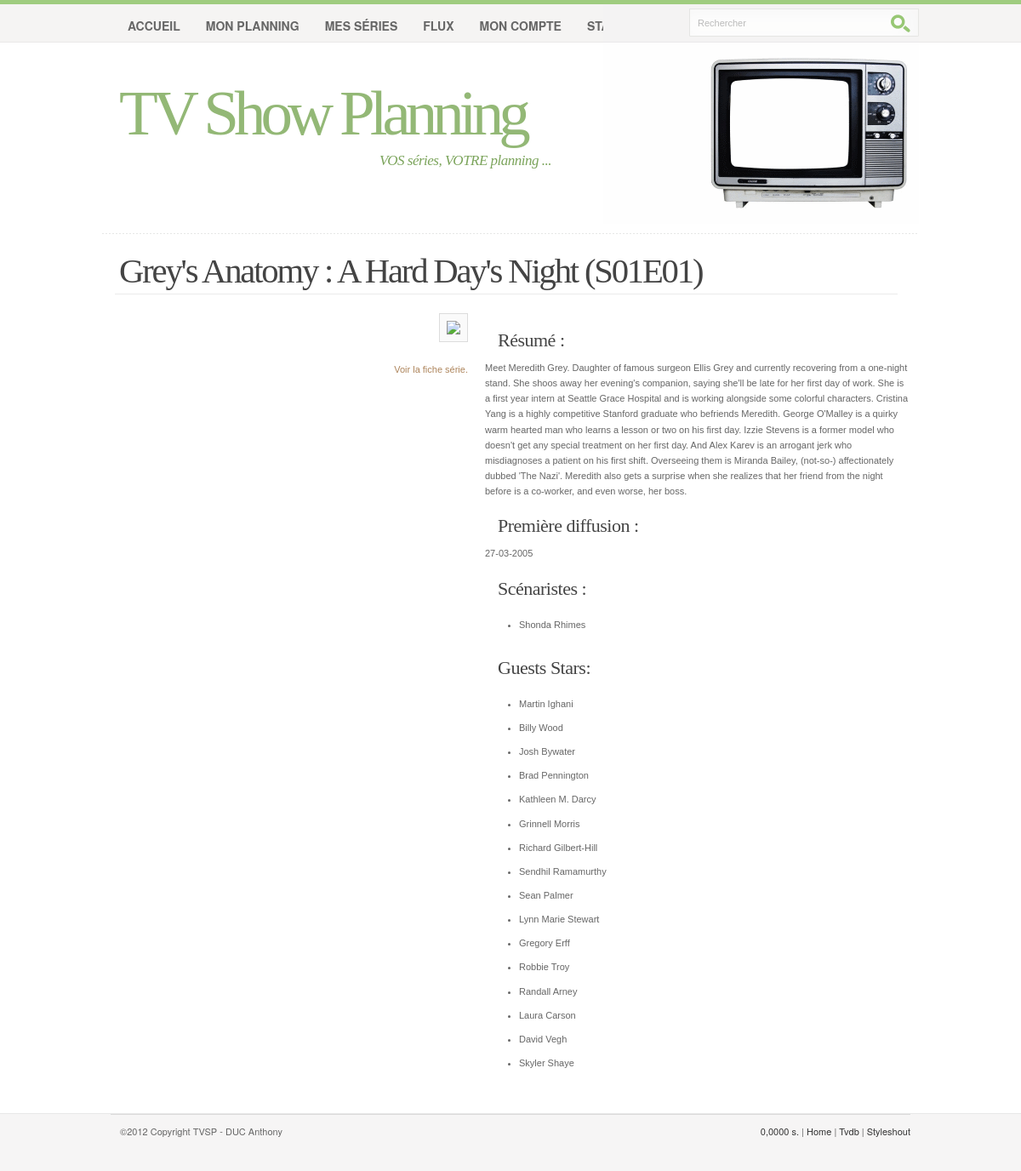
/episode.php?id=127738, run on the app's committed database.
### tables this page shows
CREATE TABLE IF NOT EXISTS `t_episode` (
  `idt_episode` int(11) NOT NULL,
  `Combined_episodenumber` float DEFAULT NULL,
  `Combined_season` float DEFAULT NULL,
  `Director` varchar(45) DEFAULT NULL,
  `EpImgFlag` int(11) DEFAULT NULL,
  `EpisodeName` varchar(45) DEFAULT NULL,
  `EpisodeNumber` int(11) DEFAULT NULL,
  `FirstAired` date DEFAULT NULL,
  `GuestStars` text,
  `IMDB_ID` varchar(45) DEFAULT NULL,
  `Language` varchar(2) DEFAULT NULL,
  `Overview` text,
  `ProductionCode` int(11) DEFAULT NULL,
  `Rating` float DEFAULT NULL,
  `RatingCount` int(11) DEFAULT NULL,
  `SeasonNumber` int(11) DEFAULT NULL,
  `Writer` varchar(45) DEFAULT NULL,
  `absolute_number` int(11) DEFAULT NULL,
  `filename` varchar(45) DEFAULT NULL,
  `lastupdated` bigint(20) DEFAULT NULL,
  `seasonid` bigint(20) DEFAULT NULL,
  `seriesid` bigint(20) NOT NULL,
  `timestampSrvLastUpdate` bigint(20) DEFAULT NULL,
  PRIMARY KEY (`idt_episode`,`seriesid`),
  KEY `fk_t_episode_t_shows1` (`seriesid`)
);

CREATE TABLE IF NOT EXISTS `t_shows` (
  `idt_shows` bigint(20) NOT NULL,
  `SeriesName` varchar(50) NOT NULL,
  `Airs_Time` varchar(10) DEFAULT NULL,
  `ContentRating` varchar(20) DEFAULT NULL,
  `FirstAired` date DEFAULT NULL,
  `IMDB_ID` varchar(15) DEFAULT NULL,
  `Language` varchar(2) DEFAULT NULL,
  `Network` varchar(20) DEFAULT NULL,
  `NetworkID` int(11) DEFAULT NULL,
  `Overview` text,
  `SeriesID` int(11) DEFAULT NULL,
  `Runtime` int(11) DEFAULT NULL,
  `banner` varchar(50) DEFAULT NULL,
  `fanart` varchar(50) DEFAULT NULL,
  `lastupdated` bigint(20) DEFAULT NULL,
  `poster` varchar(50) DEFAULT NULL,
  `Airs_DayOfWeek` varchar(15) DEFAULT NULL,
  `Rating` float DEFAULT NULL,
  `RatingCount` int(11) DEFAULT NULL,
  `Status` varchar(45) DEFAULT NULL,
  `added` date DEFAULT NULL,
  `timestampSrvLastUpdate` bigint(20) DEFAULT NULL,
  PRIMARY KEY (`idt_shows`)
);

### class/cApi.php (called while the page is built, shortened)
<?php
    class cApi
    {
        public $t_mirrors = array();
        private $host="";
	private $user="";
	private $passwd="";
        public function __construct() {
	    if($_SERVER['HTTP_HOST']=='127.0.0.1'){
		$this->host= "localhost";
		$this->user="root";
		$this->passwd="root";
		$this->base="tvsp";
		$this->online=false;
	    }else{
		$this->host= "mysql51-60.perso";
		$this->user="tvshowpltvsp";
		$this->passwd="tn5Ij2i7";
		$this->base="tvshowpltvsp";
	    }
	    $this->con= mysql_connect($this->host,$this->user,$this->passwd) or die("Connexion");
        }
	public function retrieveEpName($id){
	    $result = mysql_query("SELECT `EpisodeName` FROM `t_episode` WHERE `idt_episode` = '".$id."'");
	    while($row = mysql_fetch_array($result)){
		return $row['EpisodeName'];
	    }
	}
	public function retrieveEpImg($id){
	    $imgDir='epImgs/';
		$resEpHasImg=mysql_query("SELECT `filename` FROM `t_episode` WHERE `idt_episode`='".$id."';");
		while($rowEpHasImg = mysql_fetch_array($resEpHasImg)){
		    if(!empty($rowEpHasImg['filename'])){
			if(!file_exists($imgDir.$id.'.jpg')){
			    if(!$this->t_mirrors){
				@$this->retrieveMirrors;
			    }
			    if(!$this->t_mirrors){
				return $imgDir.'/default.png';
			    }
			    $path=$this->t_mirrors[0].'/banners/'.$rowEpHasImg['filename'];
			    file_put_contents($imgDir.'/'.$id.'.jpg', file_get_contents($path));
			    return $imgDir.$id.'.jpg';
			}else{
			    return $imgDir.$id.'.jpg';
			}
		    }else{
			return 'epImgs/default.png';
		    }
		}
	}
    }
?>

### includes.php (called while the page is built, shortened)
<?php
    include("./class/cApi.php");
    $myAPI=new cApi();
?>

### episode.php (the view, shortened to what this page needs)
<?php include('./includes.php');?>
<!DOCTYPE html PUBLIC "-//W3C//DTD XHTML 1.0 Strict//EN" "http://www.w3.org/TR/xhtml1/DTD/xhtml1-strict.dtd">
<html xmlns="http://www.w3.org/1999/xhtml" xml:lang="fr" lang="fr">
<head>
<link rel="stylesheet" type="text/css" media="screen" href="css/screen.css" />
</head>
<body>
	<div id="header-wrap"><div id="header" class="container_16">
		<h1 id="logo-text"><a href="index.php" title="">TV Show Planning</a></h1>
		<p id="intro">VOS s&eacute;ries, VOTRE planning ...</p>
		<div  id="nav">
			<ul>
				<li><a href="./index.php">Accueil</a></li>
                                <li><a href="./planning.php">Mon planning</a></li>
				<li><a href="./series.php">Mes s&eacute;ries</a></li>
				<li><a href="./flux.php">Flux</a></li>
				<li><a href="./compte.php">Mon compte</a></li>
				<li><a href="./stats.php">Stats</a></li>
			</ul>
		</div>
		<div id="header-image"></div>
		<?php include('./searchBox.php');?>
	</div></div>
	<div id="content-outer"><div id="content-wrapper" class="container_16">
		<?php
                    $sName=$myAPI->retrieveEpName($_GET['id']);
                    echo '<div id="main" class="grid_16">';
                        if(!empty($_GET['id'])){
                            $res=mysql_query("SELECT s.idt_shows, s.SeriesName, e.EpisodeNumber, e.SeasonNumber FROM t_shows s, t_episode e WHERE e.idt_episode='".$_GET['id']."' and e.seriesid=s.`idt_shows`");
                            while($row = mysql_fetch_array($res)){
                                $idt_shows=$row['idt_shows'];
                                $sNo=$row['SeasonNumber'];
				if($sNo<10){
                                    $sNo='0'.$row['SeasonNumber'];
				}
				$epNo=$row['EpisodeNumber'];
				if($epNo<10){
				    $epNo='0'.$row['EpisodeNumber'];
				}
                                echo '<h2>'.$row['SeriesName'].' : '.$sName.' (S'.$sNo.'E'.$epNo.')</h2>';
                                echo '<h3></h3>';
                            }
                        }
                    echo '</div>';
                    echo '<div id="main" style="text-align:right; width: 420px; display: inline; float: left; margin-left: 10px; margin-right: 10px;"><img src="'.$myAPI->retrieveEpImg($_GET['id']).'" />';
                    echo '<br /><br /><a href="./oneSerie.php?id='.$idt_shows.'">Voir la fiche s&eacute;rie.</a>';
                    echo '</div>';
                    echo '<div id="main" style="width: 500px; display: inline; float: left; margin-left: 10px; margin-right: 10px;">';
                    $resEpInfos=mysql_query("SELECT * FROM t_episode WHERE idt_episode='".$_GET['id']."'");
                    while($rowEpInfos = mysql_fetch_array($resEpInfos)){
                        echo '<h3>R&eacute;sum&eacute; : </h3>'.$rowEpInfos['Overview'];
                        echo '<h3>Premi&egrave;re diffusion : </h3>'.date('d', strtotime($rowEpInfos['FirstAired'])).'-'.date('m', strtotime($rowEpInfos['FirstAired'])).'-'.date('Y', strtotime($rowEpInfos['FirstAired']));
                        if($rowEpInfos['Writer']!=''){
                            echo '<h3>Sc&eacute;naristes : </h3>';
                            $writers=explode('|', $rowEpInfos['Writer']);
                            foreach($writers as $v){
                                echo '<ul>';
                                if($v!=""){
                                    echo '<li>'.$v.'</li>';
                                }
                                echo '</ul>';
                            }
                        }
                        if($rowEpInfos['GuestStars']!=''){
                            echo '<h3>Guests Stars: </h3>';
                            $guests=explode('|', $rowEpInfos['GuestStars']);
                            foreach($guests as $v){
                                echo '<ul>';
                                if($v!=""){
                                    echo '<li>'.$v.'</li>';
                                }
                                echo '</ul>';
                            }
                        }
                    }
                    echo '</div>';
                ?>
	</div></div>
	<?php include('./footer.php');?>
</body>
</html>

### css/960.css (style rules this page uses)
.container_12, .container_16 { margin-left: auto; margin-right: auto; width: 960px; }
.grid_1, .grid_2, .grid_3, .grid_4, .grid_5, .grid_6, .grid_7, .grid_8, .grid_9, .grid_10, .grid_11, .grid_12, .grid_13, .grid_14, .grid_15, .grid_16 { display: inline; float: left; margin-left: 10px; margin-right: 10px; }
.container_12 .grid_12, .container_16 .grid_16 { width: 940px; }

### css/KeepItSimple.css (style rules this page uses)
body { font: 11px/165% 'Lucida Grande', Verdana, Helvetica, sans-serif; color: #666666; margin: 0; padding: 0 0 50px 0; background: #F6F5F5 url(../images/bg.gif) repeat-x; text-align: center; }
a:link, a:visited { text-decoration: none; color: #AE855C; }
h1, h2, h3, h4 { font: bold 1em/1.5em Georgia, 'Times New Roman', Times, serif; color: #444; padding: 10px 15px 7px 15px; }
h1 { font-size: 3.7em; font-weight: normal; letter-spacing: -2px; }
h2 { font-size: 2.8em; font-weight: normal; color: #663333; }
h3 { font-size: 2em; font-weight: normal; letter-spacing: -0.5px; padding-top: 15px }
ul, ol { margin: 10px 20px; padding: 0 20px; }
ul { list-style: disc; }
p, dl { padding: 10px 15px; }
img { background: #FAFAFA; border: 1px solid #DCDCDC; padding: 8px; }
#content-outer { background: #fff; width: 100%; padding: 5px 0; border-bottom: 1px solid #E8E8E8; text-align: left; }
#content-wrapper { margin: 0 auto; background: #fff url(../images/content-bg.gif) repeat-y center top; padding-bottom: 35px; padding-top: 5px; overflow: auto; }
#header-wrap { width: 100%; background: #fff url(../images/bg.gif) repeat-x ; margin: 0; padding: 0; }
#header { position: relative; margin: 0 auto; background: url(../images/border.gif) repeat-x left bottom; height: 275px; }
#header h1#logo-text { margin: 0; padding: 0; }
#header h1#logo-text a { position: absolute; margin: 0; padding: 0 5px 0 0; font: normal 75px Georgia, 'Times New Roman', Times, serif; letter-spacing: -6px; color: #93b876; text-decoration: none; top: 90px; left: 20px; }
#header p#intro { position: absolute; margin: 0; padding: 0; font-family: Georgia, 'Times New Roman', Times, Serif; font-weight: normal; font-size: 17px; line-height: 1.6em; font-style: italic; letter-spacing: -.5px; color: #7ba45b; width: 400px; top: 175px; left: 227px; }
#header #header-image { position: absolute; background: url(../images/header-image.gif) no-repeat; width: 371px; height: 263px; right: 0; top: 0; }
#header #nav { position: absolute; margin: 0; padding: 0; width: 880px; left: 0; top: 5px; }
#header #nav ul { float: left; list-style: none; margin: 5px 0 0 0; height: 45px; padding: 0 0 0 15px; }
#header #nav ul li { float: left; margin: 0; padding: 0 0 0 10px; }
#header #nav ul li a { float: left; margin: 0; padding: 0 15px 0 5px; color: #666666; font: bold 14px/40px 'Trebuchet MS', 'Helvetica Neue', Arial, Sans-Serif; text-transform: uppercase; }
#main h2 { font: normal 3.7em Georgia, 'Times New Roman', Times, Serif; color: #444; letter-spacing: -2.2px; margin-left: 5px; margin-right: 15px; padding-left: 5px; padding-bottom: 3px; border-bottom: 1px solid #ebebeb; }

### data on the page
t_episode: seriesid.SeriesName "Grey's Anatomy", EpisodeName "A Hard Day's Night", SeasonNumber "01", EpisodeNumber "01", Overview "Meet Meredith Grey. Daughter of famous surgeon Ellis Grey and currently recovering from a one-night stand. She shoos away her evening's companion, saying she'll be late for her first day of work. She is a first year intern at Seattle Grace Hospital and is working alongside some colorful characters. Cristina Yang is a highly competitive Stanford graduate who befriends Meredith. George O'Malley is a quirky warm hearted man who learns a lesson or two on his first day. Izzie Stevens is a former model who doesn't get any special treatment on her first day. And Alex Karev is an arrogant jerk who misdiagnoses a patient on his first shift. Overseeing them is Miranda Bailey, (not-so-) affectionately…", FirstAired "27", FirstAired "03", FirstAired "2005", Writer "Shonda Rhimes", GuestStars "Martin Ighani", GuestStars "Billy Wood", GuestStars "Josh Bywater", GuestStars "Brad Pennington", GuestStars "Kathleen M. Darcy", GuestStars "Grinnell Morris", GuestStars "Richard Gilbert-Hill", GuestStars "Sendhil Ramamurthy", GuestStars "Sean Palmer", GuestStars "Lynn Marie Stewart", GuestStars "Gregory Erff", GuestStars "Robbie Troy", GuestStars "Randall Arney", GuestStars "Laura Carson", GuestStars "David Vegh", GuestStars "Skyler Shaye"

### other printed values
$totaltime "0,0000"
